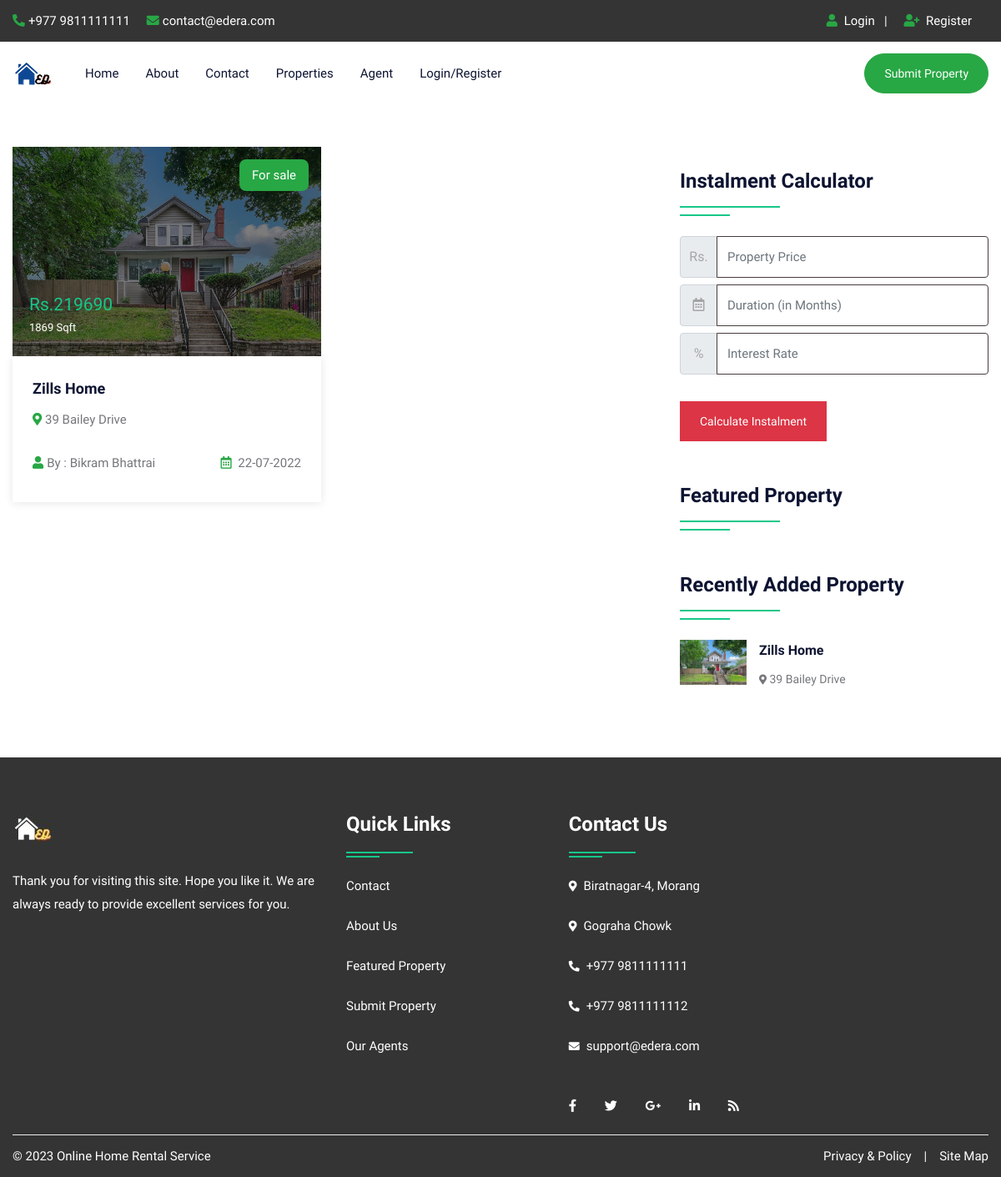
The page /property.php on the database as committed earlier.
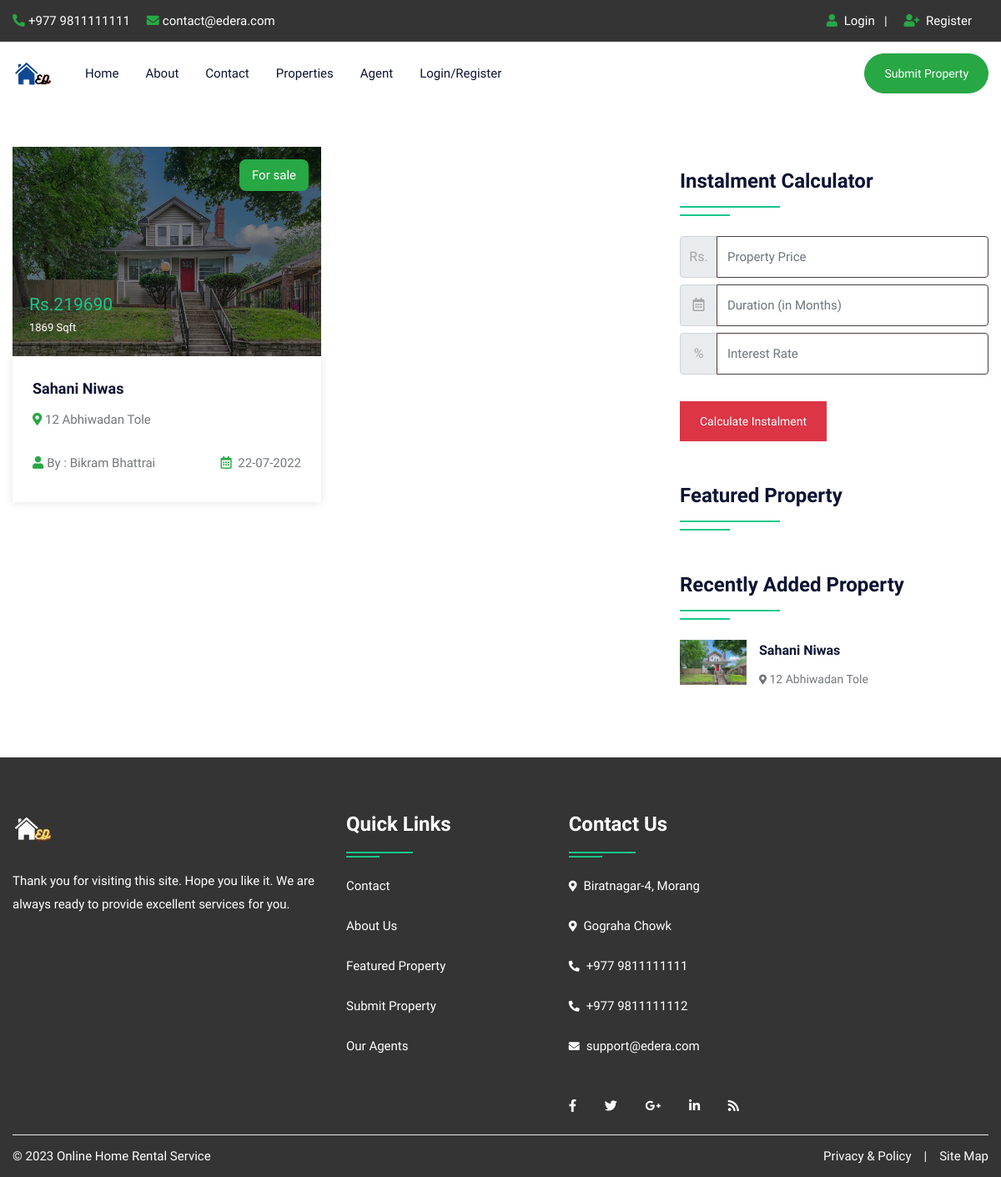
The same page on the database as committed later.
### tables this page shows
CREATE TABLE `property` (
  `pid` int(50) NOT NULL,
  `title` varchar(200) NOT NULL,
  `pcontent` longtext NOT NULL,
  `type` varchar(100) NOT NULL,
  `bhk` varchar(50) NOT NULL,
  `stype` varchar(100) NOT NULL,
  `bedroom` int(50) NOT NULL,
  `bathroom` int(50) NOT NULL,
  `balcony` int(50) NOT NULL,
  `kitchen` int(50) NOT NULL,
  `hall` int(50) NOT NULL,
  `floor` varchar(50) NOT NULL,
  `size` int(50) NOT NULL,
  `price` int(50) NOT NULL,
  `location` varchar(200) NOT NULL,
  `city` varchar(100) NOT NULL,
  `state` varchar(100) NOT NULL,
  `feature` longtext NOT NULL,
  `pimage` varchar(300) NOT NULL,
  `pimage1` varchar(300) NOT NULL,
  `pimage2` varchar(300) NOT NULL,
  `pimage3` varchar(300) NOT NULL,
  `pimage4` varchar(300) NOT NULL,
  `uid` int(50) NOT NULL,
  `status` varchar(50) NOT NULL,
  `mapimage` varchar(300) NOT NULL,
  `topmapimage` varchar(300) NOT NULL,
  `groundmapimage` varchar(300) NOT NULL,
  `totalfloor` varchar(50) NOT NULL,
  `date` datetime NOT NULL DEFAULT current_timestamp(),
  `isFeatured` int(11) DEFAULT NULL
);

CREATE TABLE `user` (
  `uid` int(50) NOT NULL,
  `uname` varchar(100) NOT NULL,
  `uemail` varchar(100) NOT NULL,
  `uphone` varchar(20) NOT NULL,
  `upass` varchar(50) NOT NULL,
  `utype` varchar(50) NOT NULL,
  `uimage` varchar(300) NOT NULL
);

### property.php (the view, shortened to what this page needs)
<!DOCTYPE html>
<html lang="en">
<head>
<link rel="stylesheet" type="text/css" href="css/bootstrap.min.css">
<link rel="stylesheet" type="text/css" href="css/bootstrap-slider.css">
<link rel="stylesheet" type="text/css" href="css/jquery-ui.css">
<link rel="stylesheet" type="text/css" href="css/layerslider.css">
<link rel="stylesheet" type="text/css" href="css/color.css" id="color-change">
<link rel="stylesheet" type="text/css" href="css/owl.carousel.min.css">
<link rel="stylesheet" type="text/css" href="css/font-awesome.min.css">
<link rel="stylesheet" type="text/css" href="fonts/flaticon/flaticon.css">
<link rel="stylesheet" type="text/css" href="css/style.css">
</head>
<body>
<div id="page-wrapper">
    <div class="row">
		<?php include("include/header.php");?>
        <div class="full-row">
            <div class="container">
                <div class="row">
					<div class="col-lg-8">
                        <div class="row">
							<?php
							$query=mysqli_query($con,"SELECT property.*, user.uname,user.utype,user.uimage FROM `property`,`user` WHERE property.uid=user.uid");
								while($row=mysqli_fetch_array($query))
								{
							?>
                            <div class="col-md-6">
                                <div class="featured-thumb hover-zoomer mb-4">
                                    <div class="overlay-black overflow-hidden position-relative"> <img src="admin/property/<?php echo $row['18'];?>" alt="pimage">
                                        <div class="sale bg-success text-white">For <?php echo $row['5'];?></div>
                                        <div class="price text-primary text-capitalize">Rs.<?php echo $row['13'];?> <span class="text-white"><?php echo $row['12'];?> Sqft</span></div>
                                    </div>
                                    <div class="featured-thumb-data shadow-one">
                                        <div class="p-4">
                                            <h5 class="text-secondary hover-text-success mb-2 text-capitalize"><a href="propertydetail.php?pid=<?php echo $row['0'];?>"><?php echo $row['1'];?></a></h5>
                                            <span class="location text-capitalize"><i class="fas fa-map-marker-alt text-success"></i> <?php echo $row['14'];?></span> </div>
                                        <div class="px-4 pb-4 d-inline-block w-100">
                                            <div class="float-left text-capitalize"><i class="fas fa-user text-success mr-1"></i>By : <?php echo $row['uname'];?></div>
                                            <div class="float-right"><i class="far fa-calendar-alt text-success mr-1"></i> <?php echo date('d-m-Y', strtotime($row['date']));?></div>
                                        </div>
                                    </div>
                                </div>
                            </div>
                            <?php } ?>
                        </div>
                    </div>
                    <div class="col-lg-4">
                        <div class="sidebar-widget">
                            <h4 class="double-down-line-left text-secondary position-relative pb-4 my-4">Instalment Calculator</h4>
						<form class="d-inline-block w-100" action="calc.php" method="post">
                            <div class="input-group mb-2 mr-sm-2">
                                <div class="input-group-prepend">
                                    <div class="input-group-text">Rs.</div>
                                </div>
                                <input type="text" class="form-control" name="amount" placeholder="Property Price">
                            </div>
                            <div class="input-group mb-2 mr-sm-2">
                                <div class="input-group-prepend">
                                    <div class="input-group-text"><i class="far fa-calendar-alt"></i></div>
                                </div>
                                <input type="text" class="form-control" name="month" placeholder="Duration (in Months)">
                            </div>
                            <div class="input-group mb-2 mr-sm-2">
                                <div class="input-group-prepend">
                                    <div class="input-group-text">%</div>
                                </div>
                                <input type="text" class="form-control" name="interest" placeholder="Interest Rate">
                            </div>
                            <button type="submit" value="submit" name="calc" class="btn btn-danger mt-4">Calculate Instalment</button>
                        </form>
                        </div>
                        <h4 class="double-down-line-left text-secondary position-relative pb-4 mb-4 mt-5">Featured Property</h4>
                        <div class="sidebar-widget mt-5">
                            <h4 class="double-down-line-left text-secondary position-relative pb-4 mb-4">Recently Added Property</h4>
                            <ul class="property_list_widget">
								<?php
								$query=mysqli_query($con,"SELECT * FROM `property` ORDER BY date DESC LIMIT 6");
										while($row=mysqli_fetch_array($query))
										{
								?>
                                <li> <img src="admin/property/<?php echo $row['18'];?>" alt="pimage">
                                    <h6 class="text-secondary hover-text-success text-capitalize"><a href="propertydetail.php?pid=<?php echo $row['0'];?>"><?php echo $row['1'];?></a></h6>
                                    <span class="font-14"><i class="fas fa-map-marker-alt icon-success icon-small"></i> <?php echo $row['14'];?></span>
                                </li>
                                <?php } ?>
                            </ul>
                        </div>
                    </div>
                </div>
            </div>
        </div>
		<?php include("include/footer.php");?>
    </div>
</div>
</body>
</html>

### include/header.php (shortened to what this page needs)
<header id="header" class="transparent-header-modern fixed-header-bg-white w-100">
            <div class="top-header bg-secondary">
                <div class="container">
                    <div class="row">
                        <div class="col-md-8">
                            <ul class="top-contact list-text-white  d-table">
                                <li><a href="#"><i class="fas fa-phone-alt text-success mr-1"></i>+977 9811111111</a></li>
                                <li><a href="#"><i class="fas fa-envelope text-success mr-1"></i>contact@edera.com</a></li>
                            </ul>
                        </div>
                        <div class="col-md-4">
                            <div class="top-contact float-right">
                                <ul class="list-text-white d-table">
								<li><i class="fas fa-user text-success mr-1"></i>
								<?php  if(isset($_SESSION['uemail']))
								{ ?>
								<a href="logout.php">Logout</a>&nbsp;&nbsp;<?php } else { ?>
								<a href="login.php">Login</a>&nbsp;&nbsp;
								| </li>
								<li><i class="fas fa-user-plus text-success mr-1"></i><a href="register.php"> Register</li><?php } ?>
								</ul>
                            </div>
                        </div>
                    </div>
                </div>
            </div>
            <div class="main-nav secondary-nav hover-success-nav py-2">
                <div class="container">
                    <div class="row">
                        <div class="col-lg-12">
                            <nav class="navbar navbar-expand-lg navbar-light p-0"> <a class="navbar-brand position-relative" href="index.php"><img class="nav-logo" src="images/logo/hlogo.png" alt=""></a>
                                <div class="collapse navbar-collapse" id="navbarSupportedContent">
                                    <ul class="navbar-nav mr-auto">
                                        <li class="nav-item dropdown"> <a class="nav-link" href="index.php" role="button" aria-haspopup="true" aria-expanded="false">Home</a></li>
										<li class="nav-item"> <a class="nav-link" href="about.php">About</a> </li>
                                        <li class="nav-item"> <a class="nav-link" href="contact.php">Contact</a> </li>
                                        <li class="nav-item"> <a class="nav-link" href="property.php">Properties</a> </li>
                                        <li class="nav-item"> <a class="nav-link" href="agent.php">Agent</a> </li>
										<?php  if(isset($_SESSION['uemail']))
										{ ?>
										<li class="nav-item dropdown">
											<a class="nav-link dropdown-toggle" href="#" role="button" data-toggle="dropdown" aria-haspopup="true" aria-expanded="false">My Account</a>
											<ul class="dropdown-menu">
												<li class="nav-item"> <a class="nav-link" href="profile.php">Profile</a> </li>
												<li class="nav-item"> <a class="nav-link" href="feature.php">Your Property</a> </li>
												<li class="nav-item"> <a class="nav-link" href="logout.php">Logout</a> </li>
											</ul>
                                        </li>
										<?php } else { ?>
										<li class="nav-item"> <a class="nav-link" href="login.php">Login/Register</a> </li>
										<?php } ?>
                                    </ul>
									<a class="btn btn-success d-none d-xl-block" style="border-radius:30px;" href="submitproperty.php">Submit Property</a>
                                </div>
                            </nav>
                        </div>
                    </div>
                </div>
            </div>
        </header>

### include/footer.php
<footer class="full-row bg-secondary p-0">
            <div class="container">
                <div  class="row">
                    <div class="col-lg-12">
                        <div class="divider py-40">
                            <div class="row">
                                <div class="col-md-12 col-lg-4">
                                    <div class="footer-widget mb-4">
                                        <div class="footer-logo mb-4"> <a href="#"><img class="logo-bottom" src="images/logo/logowhite.jpg" alt="image"></a> </div>
                                        <p class="pb-20 text-white">Thank you for visiting this site. Hope you like it. We are always ready to provide excellent services for you.</p>
                                        </div>
                                </div>
                                <div class="col-md-12 col-lg-8">
                                    <div class="row">
                                        <div class="col-md-4 col-lg-4">
                                            <div class="footer-widget footer-nav mb-4">
                                                <h4 class="widget-title text-white double-down-line-left position-relative">Quick Links</h4>
                                                <ul class="hover-text-primary">
                                                    <li><a href="contact.php" class="text-white">Contact</a></li>
                                                    <li><a href="about.php" class="text-white">About Us</a></li>
                                                    <li><a href="#" class="text-white">Featured Property</a></li>
                                                    <li><a href="#" class="text-white">Submit Property</a></li>
                                                    <li><a href="agent.php" class="text-white">Our Agents</a></li>
                                                </ul>
                                            </div>
                                        </div>
                                        <div class="col-md-4 col-lg-4">
                                            <div class="footer-widget">
                                                <h4 class="widget-title text-white double-down-line-left position-relative">Contact Us</h4>
                                                <ul class="text-white">
                                                    <li class="hover-text-primary"><i class="fas fa-map-marker-alt text-white mr-2 font-13 mt-1"></i>Biratnagar-4, Morang</li>
                                                    <li class="hover-text-primary"><i class="fas fa-map-marker-alt text-white mr-2 font-13 mt-1"></i>Gograha Chowk</li>
                                                    <li class="hover-text-primary"> <i class="fas fa-phone-alt text-white mr-2 font-13 mt-1"></i>+977 9811111111</li>
													<li class="hover-text-primary"> <i class="fas fa-phone-alt text-white mr-2 font-13 mt-1"></i>+977 9811111112</li>
                                                    <li class="hover-text-primary"><i class="fas fa-envelope text-white mr-2 font-13 mt-1"></i>support@edera.com</li>
                                                </ul>
                                            </div>
                                            <div class="footer-widget media-widget mt-4 text-white hover-text-primary"> <a href="#"><i class="fab fa-facebook-f"></i></a> <a href="#"><i class="fab fa-twitter"></i></a> <a href="#"><i class="fab fa-google-plus-g"></i></a> <a href="#"><i class="fab fa-linkedin-in"></i></a> <a href="#"><i class="fas fa-rss"></i></a> </div>
                                        </div>
                                    </div>
                                </div>
                            </div>
                        </div>
                    </div>
                </div>
                <div class="row copyright">
                    <div class="col-sm-6"> <span class="text-white">© <?php echo date('Y');?> Online Home Rental Service</span> </div>
                    <div class="col-sm-6">
                        <ul class="line-menu text-white hover-text-primary float-right">
                            <li><a href="#">Privacy & Policy</a></li>
                            <li>|</li>
                            <li><a href="#"> Site Map</a></li>
                        </ul>
                    </div>
                </div>
            </div>
        </footer>

### css/color.css (style rules this page uses)
:root { --theme-ordinary-color: #74777b; }
:root { --theme-primary-color: #17c788; }
:root { --theme-secondary-color: #0d1432; }
:root { --theme-white-color: #fff; }
:root { --theme-light-color: #f8f8f8; }
:root { --theme-gray-color: #f5f5f5; }
:root { --theme-footer-color: #091b4b; }
:root { --theme-dark-color: #091b4b; }
:root { --text-light-color: #a3a7af; }
:root { --theme-primary-opacity-color: rgba(11, 191, 141, .8); }
:root { --theme-secondary-opacity-color: rgba(13,20,50,0.7); }
:root { --theme-white-opacity-color: rgba(255, 255, 255, 0.3); }
:root { --theme-dark-opacity-color: rgba(0, 0, 0, 0.5); }
:root { --theme-ordinary-font: 'Muli', sans-serif; }
:root { --theme-highlight-font: 'Comfortaa', cursive; }

Rows that differ between the two databases and show on the page:
changed property "sale": title "Zills Home" → "Sahani Niwas"; location "39 Bailey Drive" → "12 Abhiwadan Tole"
